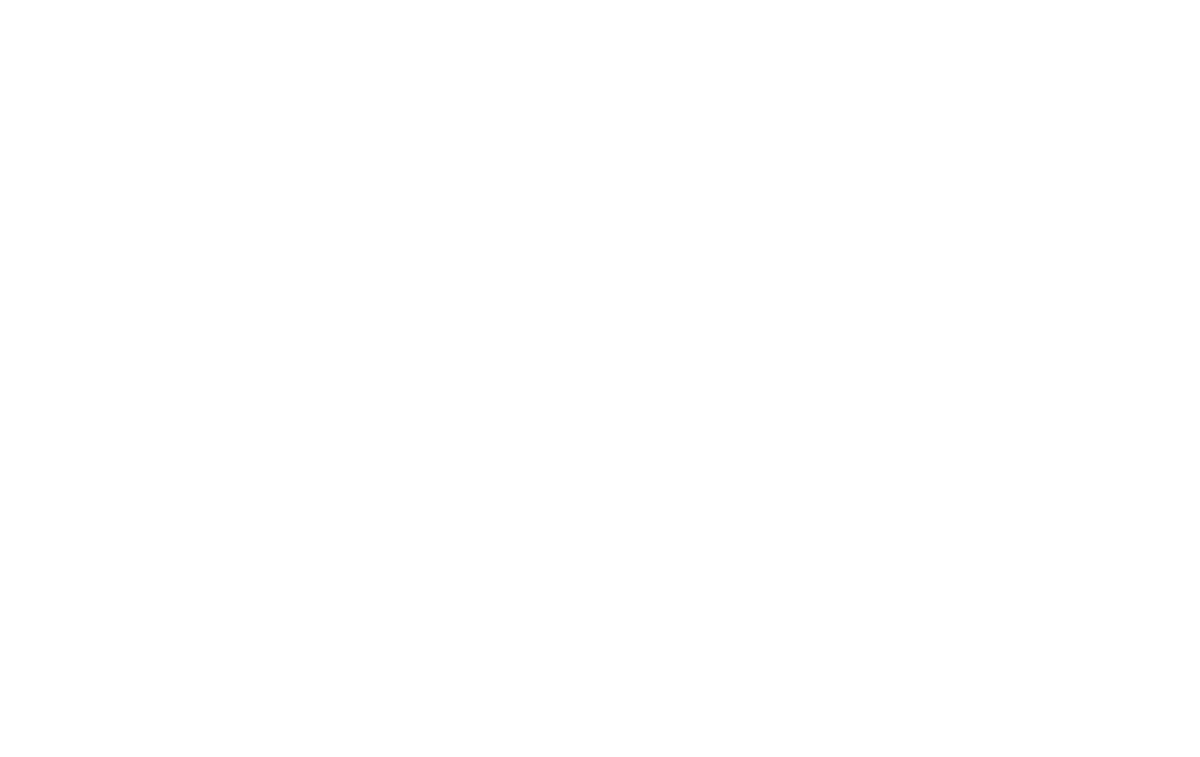
Frame 1 (no input)
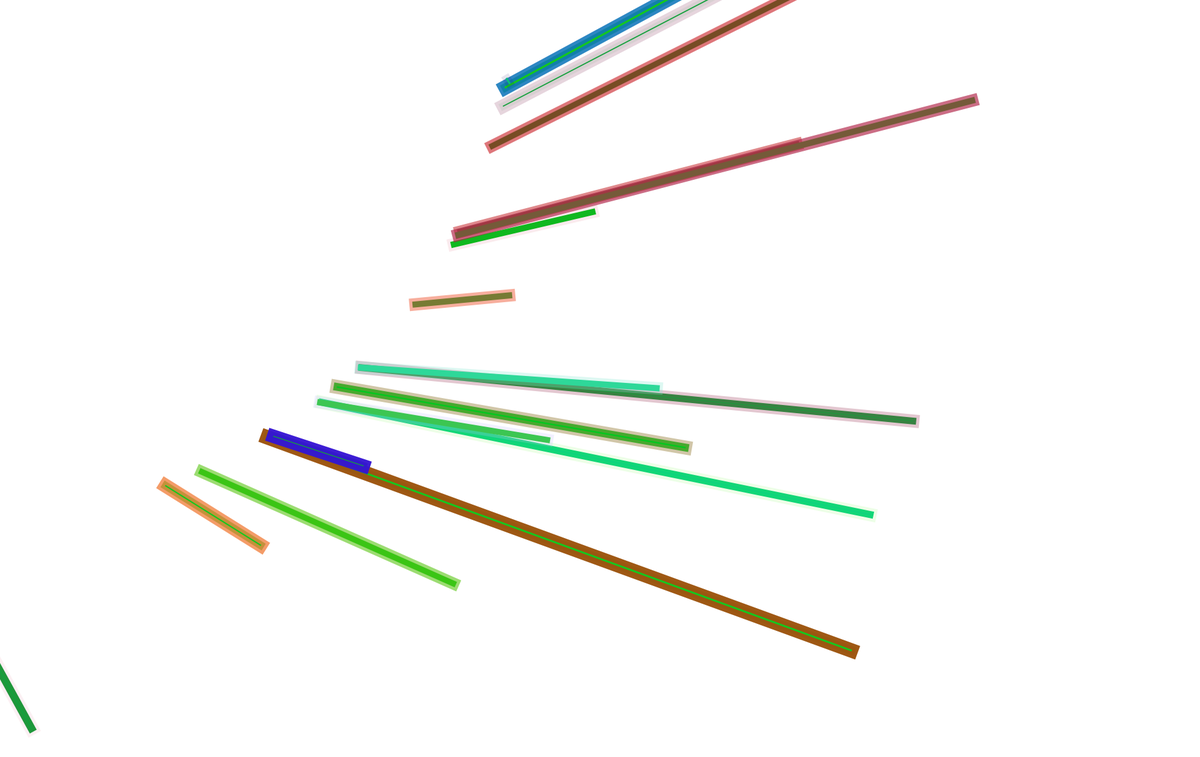
Frame 60 (no input)
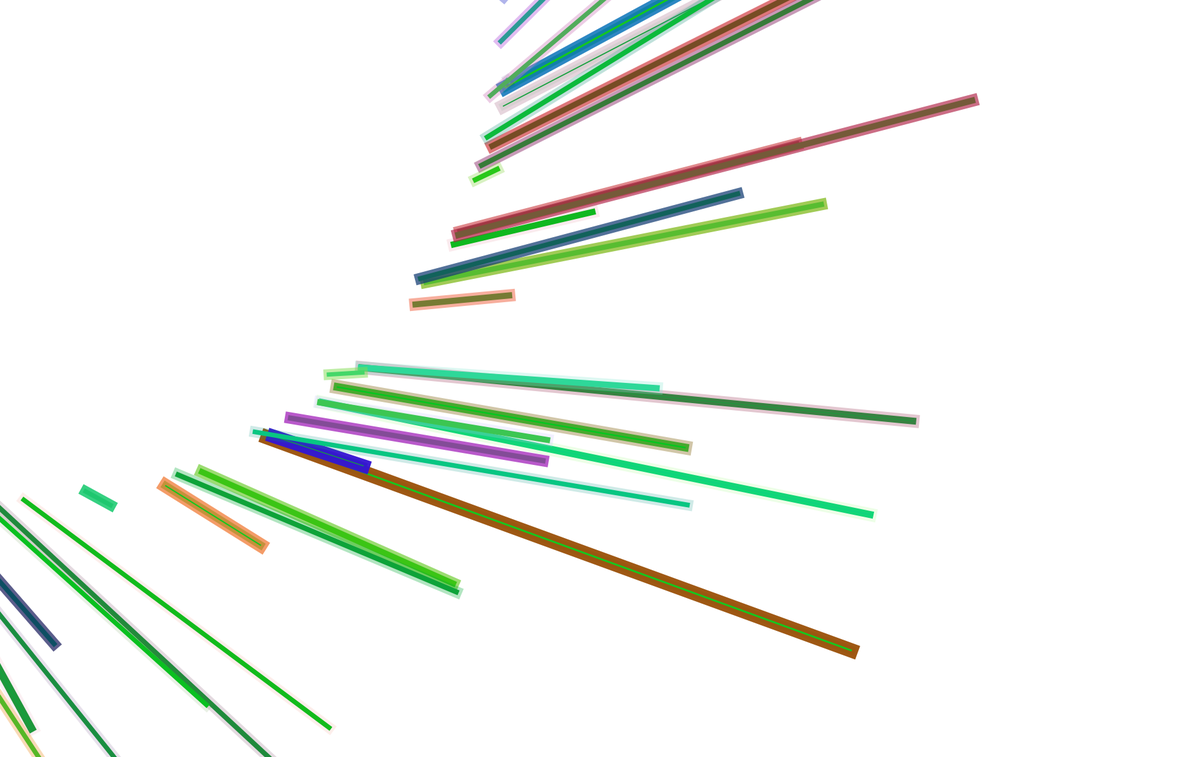
Frame 120 (the mouse pressed at the canvas centre since frame 60)

The p5.js sketch that drew these frames (run headless with seeded random() and noise() and a simulated clock; from frame 60 on, the mouse is pressed at the canvas centre):

// p5.js sketch
// ── sketch.js

var _num = 10;    
var _angnoise, _radiusnoise;
var _xnoise, _ynoise;
var _angle;
var _radius = 100;
var _strokeCol = 200;
var _strokeChange = -1;

var xSize=400;
var ySize=400;

var colors=[];
var color1,color2,color3,color4;

function setup() {
  createCanvas(1900, 1200);
   frameRate(20);
  smooth(); 
  background(255);
  
  _angle = (PI/40);
  //console.log(_angle);
  _angnoise = random(10);
  _radiusnoise = random(10);
  _xnoise = random(10);
  _ynoise = random(10);

  color1=color(10,210,130);
  color2=color(0,200,30);
  color3=color(20,160,60);
  color4=color(20,200,30);

  colors=[color1,color2,color3,color4];

}

function draw() {

  //console.log("hello");
  _radiusnoise += 0.005;
  _radius = (noise(_radiusnoise) * 250) +1;
  
  _angnoise += 0.005;
  _angle += (noise(_angnoise) * 6) - 3;
  if (_angle > 360) { _angle -= 360; }
  if (_angle < 0) { _angle += 360; }
  


  // wobble centre
  if(_xnoise > 0.3){_xNoise=0.01;}
  _xnoise += 0.01;
  _ynoise += 0.01;

  xSize -= 1;
  ySize -= 1;

  if(xSize > 1000) {xSize=100;}
  if(ySize > 1000) {ySize=100;}

  //   if(x1 > 1000) {x1=random(300);}
  // if(y1 > 800) {y1=100;}

  var centreX = width/4 + (noise(_xnoise));
  var centreY = height/4 + (noise(_ynoise));
  
  var rad = radians(_angle);
  var x1 = centreX + (_radius * cos(rad));
  var y1 = centreY + (_radius * sin(rad*0.618));


  
  // opposite
  var opprad = rad + PI;
  var x2 = centreX + (_radius * cos(opprad));
  var y2 = centreY + (_radius * sin(opprad)); 
  


  noFill();
  fill(color(random(255),random(255),random(255),random(255)));

  fill(random(colors));
  // scale(3);
   rotate(x1*random(30));
   translate(0,300);
  _strokeCol += _strokeChange;
  if (_strokeCol > 254) { _strokeChange *= -1; }
  if (_strokeCol < 0) { _strokeChange *= -1; }
  _strokeCol2=color(random(255),random(255),random(255),random(255));
  //stroke(_strokeCol);
  stroke(_strokeCol2);
  strokeWeight(10);
  //line(x1, y1, x2, y2);
    if(xSize > 500) {xSize=100;}
  if(ySize > 500) {ySize=100;}

  for(var j=0;j<1;j++){
  rect(x1,y1,xSize/(x2*.8)+random(1000),ySize/(y2*.1));
    }
}






// //================================= 

// void keyPressed() {
//   if (keyCode == ENTER) {
//     saveFrame("waveclock-####.tif");
//   }
// }

// void mousePressed() {
//   clearBackground();
// }
